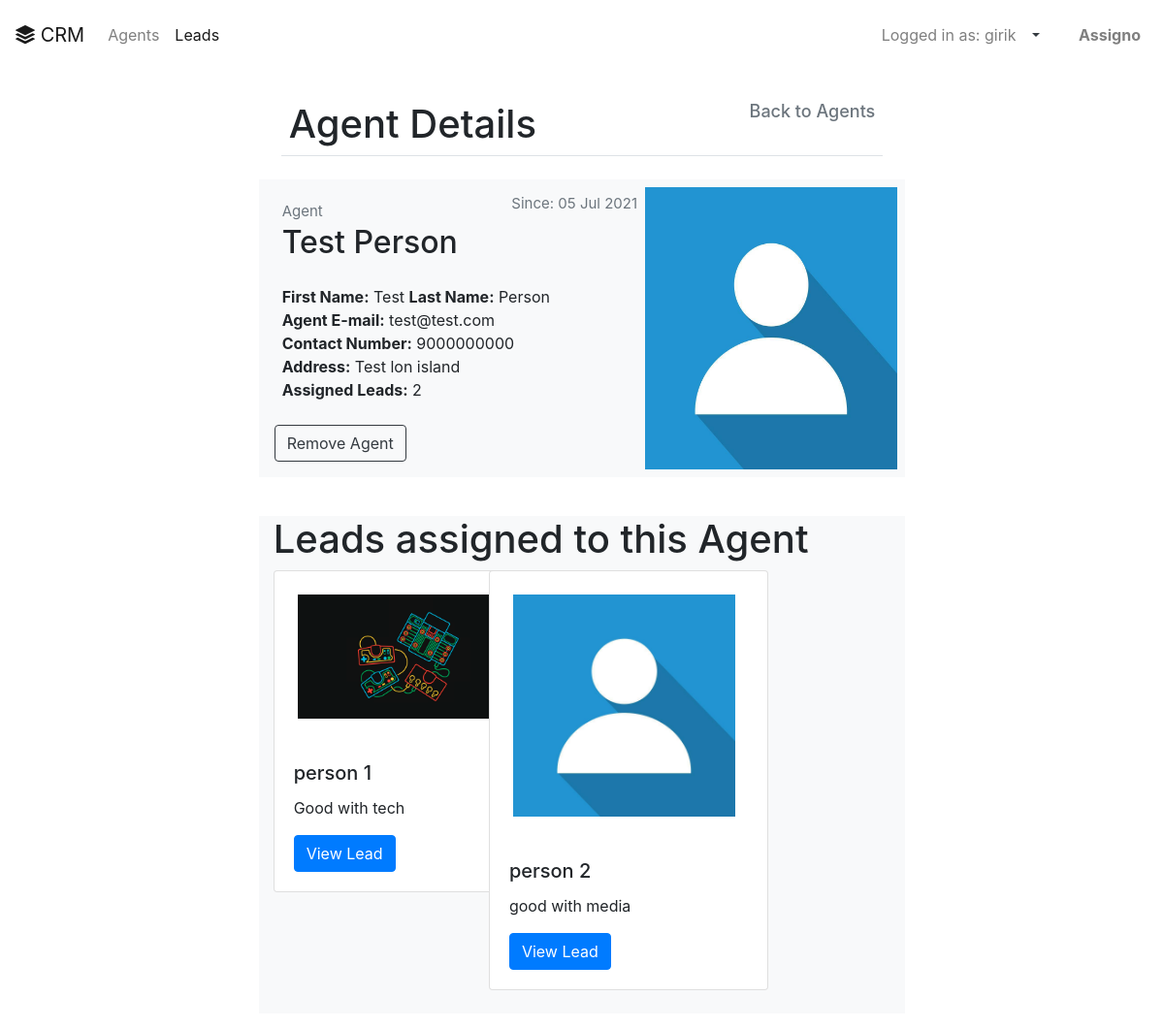
/agents/1/detail/ (signed in), run on the app's committed database.
### leads/models.py (models this page shows, shortened)
class User(AbstractUser):
    is_organiser = models.BooleanField(default=True)
    is_agent = models.BooleanField(default=False)
    organisation_name = models.CharField(max_length=100, blank=True, null=True)
    phone_number = models.CharField(max_length=10, unique=True)
    address = models.TextField()
    profile_picture = models.ImageField(blank=True, upload_to='uploads/profile_pictures', default='uploads/profile_pictures/default.jpg')

class Agent(models.Model):
    user = models.OneToOneField(User, on_delete=models.CASCADE)
    organisation = models.ForeignKey(UserProfile, on_delete=models.CASCADE)

class lead(models.Model):
    agent = models.ForeignKey(Agent, null=True, related_name="leads", blank=True, on_delete=models.SET_NULL)
    organisation = models.ForeignKey(UserProfile, on_delete=models.CASCADE)
    category = models.ForeignKey("Category", related_name="leads", null=True, blank=True, on_delete=models.SET_NULL)
    first_name = models.CharField(max_length = 30)
    last_name = models.CharField(max_length = 30)
    description = models.TextField(blank=True, null=True)
    date_added = models.DateTimeField(auto_now_add=True)
    phone_number = models.CharField(max_length=10)
    email = models.EmailField(unique=True)
    address = models.TextField()
    profile_picture = models.ImageField(blank=True, upload_to='uploads/profile_pictures', default='uploads/profile_pictures/default.jpg')
    SOURCE_CHOICES = (
    ('', 'Select the Source'),
    ('Social Media', 'Social Media'),
    ('NewsLetter', 'Newsletter'),
    ('Ads', 'Advertisements'),
    ('Friend_Family', 'Friend or Family'),
    ('Other', 'Other')
    )
    source = models.CharField(choices=SOURCE_CHOICES, max_length=50, blank=True, null=True)
    def __str__(self):
        return f"{self.first_name} {self.last_name}"

### agents/views.py (the view)
# urls.py: path('<pk>/detail/', views.AgentDetailView.as_view(), name='agent-detail'),
class AgentDetailView(LoginRequiredMixin, UserPassesTestMixin,  DetailView):
    login_url = '/login/'
    template_name = 'agents/agent_detail.html'
    model = Agent
    def get_queryset(self):
        return Agent.objects.filter(organisation=self.request.user.userprofile)
    def test_func(self):
        if self.request.user.is_organiser:
            return True

### agents/templates/agents/agent_detail.html
{% extends "base.html" %}
{% load static %}
{% block content %}
<div class="row justify-content-center mt-3">
     <div class="col-md-8 col-sm-12">
    <h1 class="border-bottom m-2 p-2">Agent Details<a class="float-right text-muted atagimprove" href="{% url "agents:agent-list" %}">Back to Agents</a></h1>
  </div>
   <div class="col-md-8 col-sm-12 bg-light p-2 m-3 mb-4">
      <img src="{{ agent.user.profile_picture.url }}" class="float-right m-0" height="100%" width="40%" alt="...">
      <div class="pl-3">
      <h2 class="mb-4"><small style="font-size:15px;" class="text-muted">Agent <span class="text-muted float-right m-2">Since: {{ agent.user.date_joined|date:"d M Y" }}</span></small><br>{{ agent.user.first_name }} {{ agent.user.last_name }}</h2>
        <p> <strong>First Name:</strong> {{ agent.user.first_name }} <strong>Last Name:</strong> {{ agent.user.last_name }} <br>
          <strong>Agent E-mail:</strong> {{ agent.user.email }}<br>
          <strong>Contact Number:</strong> {{ agent.user.phone_number }}<br>
          <strong>Address:</strong> {{ agent.user.address}} <br>
          <strong>Assigned Leads:</strong> {{ agent.leads.all.count }} <br>
        </p>
      </div>
      <div class="float-left m-2">
        <a  class="float-right btn btn-outline-dark" href="{% url "agents:agent-delete" pk=agent.pk %}">Remove Agent</a>
      </div>
  </div>
  <div class="col-md-8 col-sm-12 bg-light m-3">
    <h1 class="mb-2">Leads assigned to this Agent</h1>
    {% if agent.leads.exists %}
    <div class="row row-cols-3 row-cols-md-3">
      {% for lead in agent.leads.all %}
      <div class="col mb-4">
        <div class="card" style="width: 18rem;">
            <img src="{{ lead.profile_picture.url }}" class=" m-4" height="100%" width="80%" alt="...">
          <div class="card-body">
            <h5 class="card-title">{{ lead }}</h5>
            <p class="card-text">{{ lead.description }}</p>
            <a href="{% url "leads:lead-detail" pk=lead.pk %}" class="btn btn-primary">View Lead</a>
          </div>
        </div>
    </div>
      {% endfor %}
    </div>
    {% else %}
      <h1>No leads yet</h1>
    {% endif %}
</div>
</div>
{% endblock %}

### templates/header.html (shortened to what this page needs)
<nav class="navbar navbar-expand-lg navbar-light">
  <a class="navbar-brand" href="{% url 'home' %}"><i class="bi bi-stack"></i>  CRM</a>
  <div class="collapse navbar-collapse" id="navbarTogglerDemo03">
    <ul class="navbar-nav mr-auto mt-2 mt-lg-0">
      {% if user.is_authenticated %}
        {% if request.user.is_organiser %}
        <li class="nav-item">
          <a class="nav-link" href="{% url "agents:agent-list" %}">Agents</a>
        </li>
        {% endif %}
        {% if request.user.is_organiser or request.user.is_agent %}
        <li class="nav-item active">
          <a class="nav-link" href="{% url "leads:lead-list" %}">Leads<span class="sr-only">(current)</span></a>
        </li>
        {% endif %}
      {% endif %}
    </ul>
  <div class="nav-item dropdown">
    {% if user.is_authenticated %}
    <a class="nav-link dropdown-toggle text-dark" href="#" data-bs-toggle="dropdown"  id="navbarDropdownMenuLink"  role="button" data-toggle="dropdown" aria-haspopup="true" aria-expanded="false">
      <span class="navbar-text mr-2">
        Logged in as: {{ user.username }}
      </span>
    </a>
    {% endif %}
  </div>
    {% if user.is_organiser %}
    <span class="navbar-text mr-2 ml-4">
      <strong>{{ user.organisation_name }}</strong>
    </span>
    {% endif %}
  </div>
</nav>

### static_in_venv/css/master.css (style rules this page uses)
.atagimprove { text-decoration: none; color: black; font-size: 18px; }

### data on the page
User: username "girik", organisation_name "Assigno"
Agent: user.profile_picture (placeholder picture), user.date_joined "05 Jul 2021", user.first_name "Test", user.last_name "Person", user.email "test@test.com", user.phone_number "9000000000", user.address "Test lon island", leads.all.count "2"
lead: profile_picture (picture), first_name+last_name "person 1", description "Good with tech"
lead: profile_picture (placeholder picture), first_name+last_name "person 2", description "good with media"
